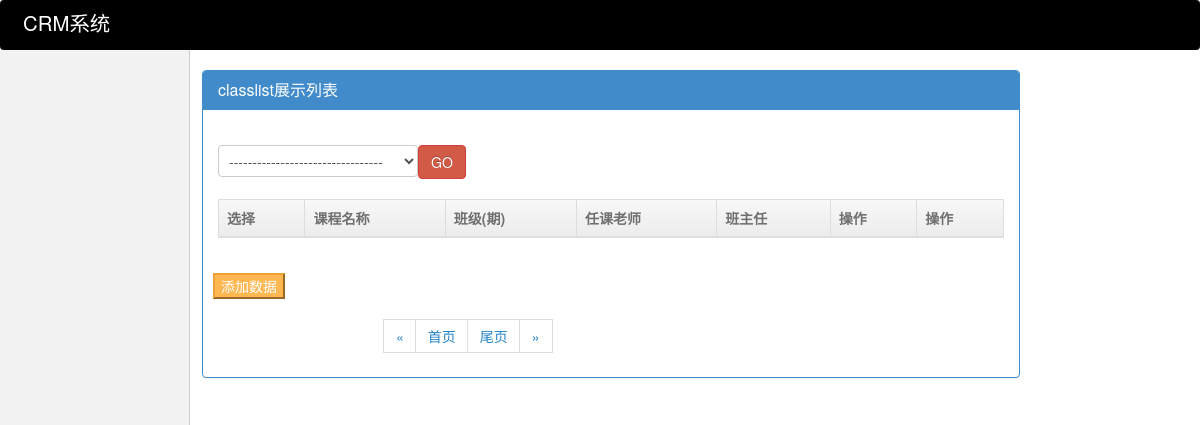
The page /my_admin/old_boy_crm/classlist/ on the database as committed earlier.
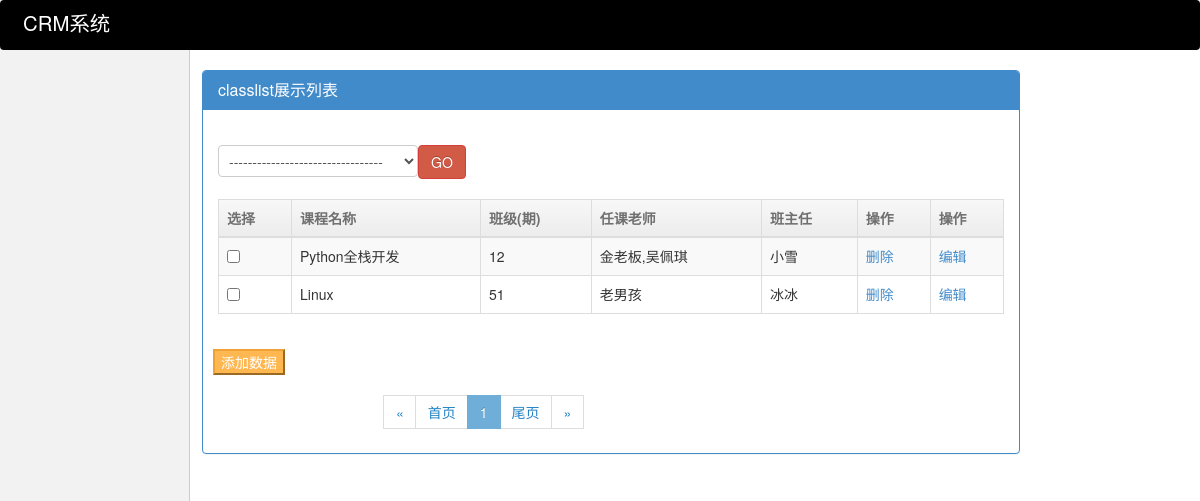
The same page on the database as committed later.
### old_boy_crm/models.py (models this page shows)
class Course(models.Model):
    name = models.CharField(verbose_name='课程名称', max_length=32)
    def __str__(self):
        return self.name

class UserInfo(models.Model):
    name = models.CharField(verbose_name='员工姓名', max_length=16)
    gender=models.IntegerField(choices=((1,"男"),(2,"女")))
    email = models.EmailField(verbose_name='邮箱', max_length=64)
    depart = models.ForeignKey(verbose_name='部门', to="Department", to_field="code")
    user = models.OneToOneField(User)
    def __str__(self):
        return self.name

### my_admin/service/sites.py (the view, shortened to what this page needs)
    def listview(self, request):
        add_url = self.get_add_url()
        list_url = self.get_list_url()
        data_list = self.model.objects.all()
        search_condition = self.get_search_condition(request)
        filter_condition = self.get_filter_condition(request)
        data_list = data_list.filter(search_condition).filter(filter_condition)
        show_list = Showlist(self, data_list, request)
        header_list = show_list.get_header()
        current_show_data = show_list.get_body()
        page_html = show_list.myPage_obj.ret_html()
        new_actions = show_list.get_new_actions()
        new_list_filter = show_list.get_new_list_filter()
        return render(request, "my-admin/listview.html", {
            "current_show_data": current_show_data,
            "header_list": header_list,
            "current_model": self.model_name,
            "add_url": add_url,
            "page_html": page_html,
            "search_fields": self.search_fields,
            "new_actions": new_actions,
            "list_filter":self.list_filter,
            "list_url":list_url,
            "new_list_filter":new_list_filter,
        })

### my_admin/service/sites.py (called while the page is built, shortened)
    def get_new_actions(self):
        add_actions = []
        add_actions.extend(self.config_obj.actions)
        add_actions.append(self.config_obj.patch_delete)
        new_actions = []    # 新式actions
        for func in add_actions:
            new_actions.append({
                "text":func.short_description,
                "name":func.__name__,
            })
        return new_actions

    def get_new_list_filter(self):
        new_list_filter = {}
        return new_list_filter

    def get_header(self):
        header_list = []
        for field_or_func in self.config_obj.get_new_list_display():
            if callable(field_or_func):
                add_header = field_or_func(self.config_obj, is_header=True)
            else:
                if field_or_func == "__str__":
                    add_header = self.config_obj.model._meta.model_name.upper()
                else:
                    field_obj = self.config_obj.model._meta.get_field(field_or_func)
                    add_header = field_obj.verbose_name
            header_list.append(add_header)
        return header_list

### my_admin/utils/mypage.py (called while the page is built)
    @property
    def start(self):
        return self.page_start_num

### my_admin/templates/my-admin/listview.html (shortened to what this page needs)
{% extends "my-admin/base.html" %}
{% block page_css %}
    <link rel="stylesheet" href="/static/css/list_filter.css">
{% endblock %}
{% block page_main %}
    <div class="container" style="margin-top: 10px">
        <div class="row">
            <div class="col-md-10">
                <div class="panel panel-primary">
                    <div class="panel-heading">
                        <h3 class="panel-title">{{ current_model }}展示列表</h3>
                    </div>
                    <div class="panel-body">
                        <form action="" method="post">
                            <select name="actions" class="form-control form-inline pull-left"
                                    style="width: 200px;display: inline-block;margin:20px 0 ">
                                <option value="">---------------------------------</option>
                            </select>
                            <button class="btn btn-danger" style="margin: 20px 0">GO</button>
                            <table class="table table-striped table-hover table-bordered">
                                <thead>
                                <tr>
                                    {% for header in header_list %}
                                        <th>
                                            {{ header }}
                                        </th>
                                    {% endfor %}
                                </tr>
                                </thead>
                                <tbody>
                                {% for data_list in current_show_data %}
                                    <tr>
                                        {% for data in data_list %}
                                            <td>
                                                {{ data }}
                                            </td>
                                        {% endfor %}
                                    </tr>
                                {% endfor %}
                                </tbody>
                            </table>
                        </form>
                    </div>
                    <div>
                        <button type="button" class="btn-warning" style="margin:0 10px">
                            <a style="color: white" href="{{ add_url }}">添加数据</a>
                        </button>
                    </div>
                    <div style="margin-left: 180px">
                        {{ page_html|safe }}
                    </div>
                </div>
            </div>
        </div>
    </div>
{% endblock page_main %}

Rows that differ between the two databases and show on the page:
added Course: name "Python全栈开发", data_list "12" "金老板,吴佩琪" "删除" "编辑"
added UserInfo: name "小雪"
added Course: name "Linux", data_list "51" "删除" "编辑"
added UserInfo: data_list "老男孩"
added UserInfo: name "冰冰"
Other text that changed with them:
{{ page_html|safe }}: "« 首页 尾页 »" → "« 首页 1 尾页 »"
